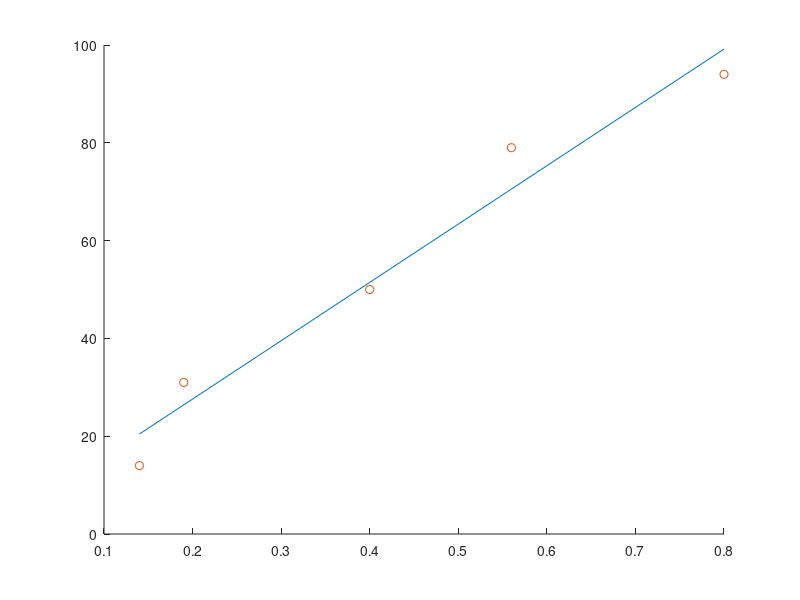

Source code (MATLAB):


%% **********************************************************************
% Clean up
% ***********************************************************************
clear;
close all;
clc;


%% Define input data

v_out = [2.7,3,3.3,3.7,4];
v_data1 = [0.1,0.19,0.44,0.64,0.9]; % measured steady-state output voltage in V
h_data1 = [8,30,54,84,112]; % measured steady-state height in mm

v_data2 = [0.14,0.19,0.4,0.56,0.8]; % measured steady-state output voltage in V
h_data2 = [14,31,50,79,94]; % measured steady-state height in mm

%% Fit 1
% p = polyfit(v_data1, h_data1, 1)
% 
% figure(1)
% hold on
% plot(v_data1, p(1)*v_data1 +p(2))
% plot(v_data1, h_data1, 'o')
% hold off

%% Use Fit 2
p = polyfit(v_data2, h_data2, 1)

%%Plot
figure(2)
hold on
plot(v_data2, p(1)*v_data2 +p(2))
plot(v_data2, h_data2, 'o')
hold off

%% Modelling
roh = 1000; % [kg/m^3]
At = 50; % [cm^2]
Aout = 25 % [mm^2]
zeta = 0.05;
g = 9.81; % [m/s^2]

